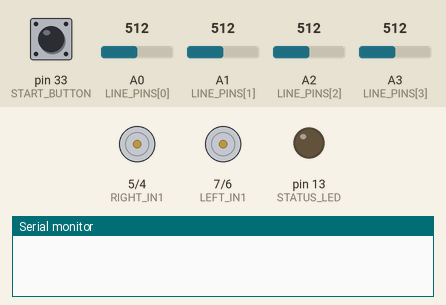
The sketch below on a simulated Arduino Mega 2560, built with avr-gcc and run on an emulated ATmega2560. Shown: motor-driver pin pairs drawn as motors (green arrow = first pin HIGH = forward, orange = second pin HIGH = backward, longer = more drive), output pins drawn as LEDs (lit = HIGH), the last lines printed to the serial monitor. The inputs (shaded band) are chosen by the test bench; at power-on: pin 33 (START_BUTTON) HIGH, A0 (LINE_PINS[0]) = 512, A1 (LINE_PINS[1]) = 512, A3 (LINE_PINS[3]) = 512, A2 (LINE_PINS[2]) = 512.

Above: at 1.2 s.
1.3 s: pin 33 (START_BUTTON) pulled LOW for 0.15 s
At 2.6 s:
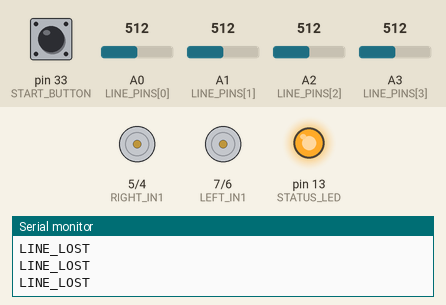
2.9 s: A0 (LINE_PINS[0]) set to 489
At 3.6 s:
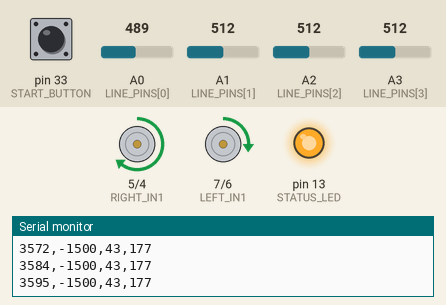
4.4 s: A1 (LINE_PINS[1]) set to 489
At 4.9 s:
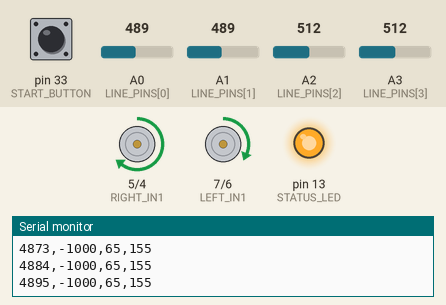
5.9 s: A3 (LINE_PINS[3]) set to 486
At 7.1 s:
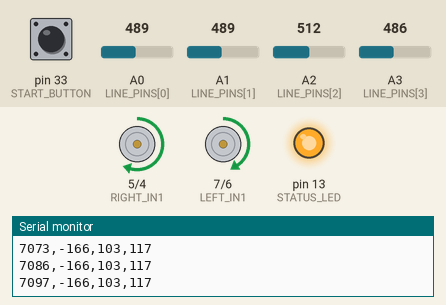
7.4 s: A0 (LINE_PINS[0]) set to 510
At 8.4 s:
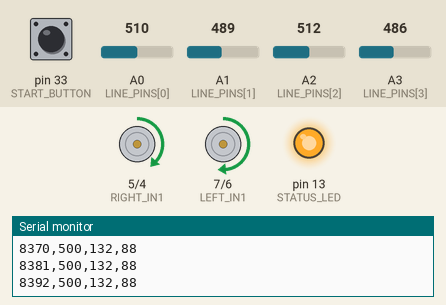
8.9 s: A0 (LINE_PINS[0]) set to 490
At 9.5 s:
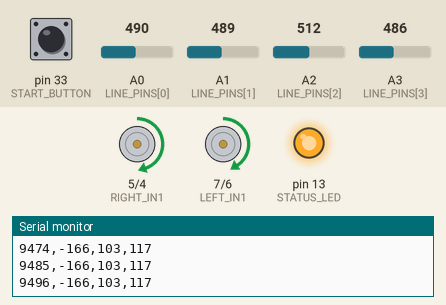
Timing chart, 0 to 11.4 s (numbered marks = the images above; inputs shaded):
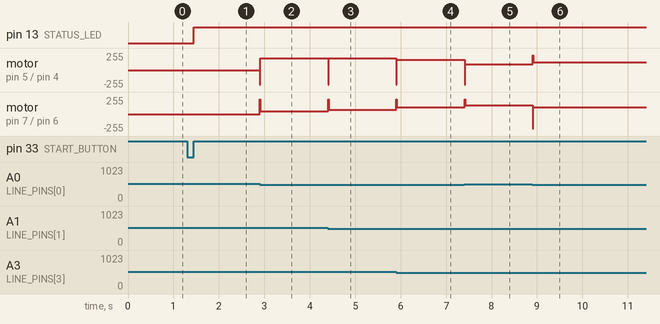

The sketch:

Tinkerer.ino
```cpp
/*
 * Tinkerer - firmware inicial para Arduino Mega 2560
 *
 * Este firmware implementa a base segura para bancada: leitura de cinco
 * sensores de linha, controle diferencial por ponte H, PID PD e parada por
 * botão. Obstáculos, rampa e resgate devem ser integrados somente depois de
 * os testes unitários registrados em src/tests/ serem concluídos.
 */

#include <Arduino.h>

// O shield lobo9 expõe quatro entradas no conector REFLETANCIA: A0..A3.
const uint8_t LINE_PINS[] = {A0, A1, A2, A3};
const int16_t LINE_WEIGHTS[] = {-1500, -500, 500, 1500};
const uint8_t LINE_COUNT = 4;

// Mapa da placa oficial: D7/D6 = L298N IN1/IN2 (motor A) e
// D5/D4 = L298N IN3/IN4 (motor B). Todos são PWM no Mega.
const uint8_t LEFT_IN1 = 7;
const uint8_t LEFT_IN2 = 6;
const uint8_t RIGHT_IN1 = 5;
const uint8_t RIGHT_IN2 = 4;
const uint8_t START_BUTTON = 33;
const uint8_t STATUS_LED = 13;

const int BASE_SPEED = 110;
const int MAX_SPEED = 220;
const float KP = 0.045f;
const float KD = 0.12f;
const int LINE_THRESHOLD = 500;

bool running = false;
int16_t lastError = 0;
unsigned long lastSample = 0;

void setMotor(uint8_t in1, uint8_t in2, int speed) {
  speed = constrain(speed, -255, 255);
  if (speed > 0) {
    analogWrite(in1, speed);
    analogWrite(in2, 0);
  } else if (speed < 0) {
    analogWrite(in1, 0);
    analogWrite(in2, -speed);
  } else {
    analogWrite(in1, 0);
    analogWrite(in2, 0);
  }
}

void stopMotors() {
  setMotor(LEFT_IN1, LEFT_IN2, 0);
  setMotor(RIGHT_IN1, RIGHT_IN2, 0);
}

bool readLine(int16_t &error) {
  long weighted = 0;
  int active = 0;
  for (uint8_t i = 0; i < LINE_COUNT; i++) {
    int value = analogRead(LINE_PINS[i]);
    bool onLine = value < LINE_THRESHOLD;
    if (onLine) {
      weighted += LINE_WEIGHTS[i];
      active++;
    }
  }
  if (active == 0) return false;
  error = weighted / active;
  return true;
}

void setup() {
  for (uint8_t i = 0; i < LINE_COUNT; i++) pinMode(LINE_PINS[i], INPUT);
  pinMode(LEFT_IN1, OUTPUT);
  pinMode(LEFT_IN2, OUTPUT);
  pinMode(RIGHT_IN1, OUTPUT);
  pinMode(RIGHT_IN2, OUTPUT);
  pinMode(START_BUTTON, INPUT_PULLUP);
  pinMode(STATUS_LED, OUTPUT);
  Serial.begin(115200);
  stopMotors();
}

void loop() {
  if (digitalRead(START_BUTTON) == LOW) {
    delay(30);
    if (digitalRead(START_BUTTON) == LOW) {
      running = !running;
      while (digitalRead(START_BUTTON) == LOW) delay(1);
    }
  }

  digitalWrite(STATUS_LED, running ? HIGH : LOW);
  if (!running) {
    stopMotors();
    return;
  }

  unsigned long now = millis();
  float dt = (now - lastSample) / 1000.0f;
  if (dt <= 0.0f || dt > 0.5f) dt = 0.01f;
  lastSample = now;

  int16_t error = 0;
  if (!readLine(error)) {
    stopMotors();
    Serial.println(F("LINE_LOST"));
    return;
  }

  float derivative = (error - lastError) / dt;
  int correction = (int)(KP * error + KD * derivative);
  lastError = error;

  int left = constrain(BASE_SPEED + correction, -MAX_SPEED, MAX_SPEED);
  int right = constrain(BASE_SPEED - correction, -MAX_SPEED, MAX_SPEED);
  setMotor(LEFT_IN1, LEFT_IN2, left);
  setMotor(RIGHT_IN1, RIGHT_IN2, right);

  Serial.print(now);
  Serial.print(',');
  Serial.print(error);
  Serial.print(',');
  Serial.print(left);
  Serial.print(',');
  Serial.println(right);
  delay(10);
}
```

Measured:
- the behaviour switches between 500 and 499 on A0 (LINE_PINS[0]) (found by bisection; images 1 and 2)
- after the input at 1.3 s, pin 13 (STATUS_LED): LOW → HIGH after 0.15 s
- after the input at 2.9 s, motor on pin 5 (RIGHT_IN1) / pin 4 (RIGHT_IN2): stopped → forward 177/255 at once; motor on pin 7 (LEFT_IN1) / pin 6 (LEFT_IN2): stopped → forward 43/255 at once
- after the input at 4.4 s, motor on pin 5 (RIGHT_IN1) / pin 4 (RIGHT_IN2): forward 177/255 → backward 220/255 at once, → forward 177/255 0.01 s later; motor on pin 7 (LEFT_IN1) / pin 6 (LEFT_IN2): forward 43/255 → forward 65/255 at once
- after the input at 5.9 s, motor on pin 5 (RIGHT_IN1) / pin 4 (RIGHT_IN2): forward 177/255 → forward 155/255 at once; motor on pin 7 (LEFT_IN1) / pin 6 (LEFT_IN2): forward 65/255 → forward 103/255 at once
- after the input at 7.4 s, motor on pin 5 (RIGHT_IN1) / pin 4 (RIGHT_IN2): forward 155/255 → forward 88/255 at once; motor on pin 7 (LEFT_IN1) / pin 6 (LEFT_IN2): forward 103/255 → forward 132/255 at once
- after the input at 8.9 s, motor on pin 5 (RIGHT_IN1) / pin 4 (RIGHT_IN2): forward 88/255 → forward 117/255 at once; motor on pin 7 (LEFT_IN1) / pin 6 (LEFT_IN2): forward 132/255 → forward 103/255 at once
